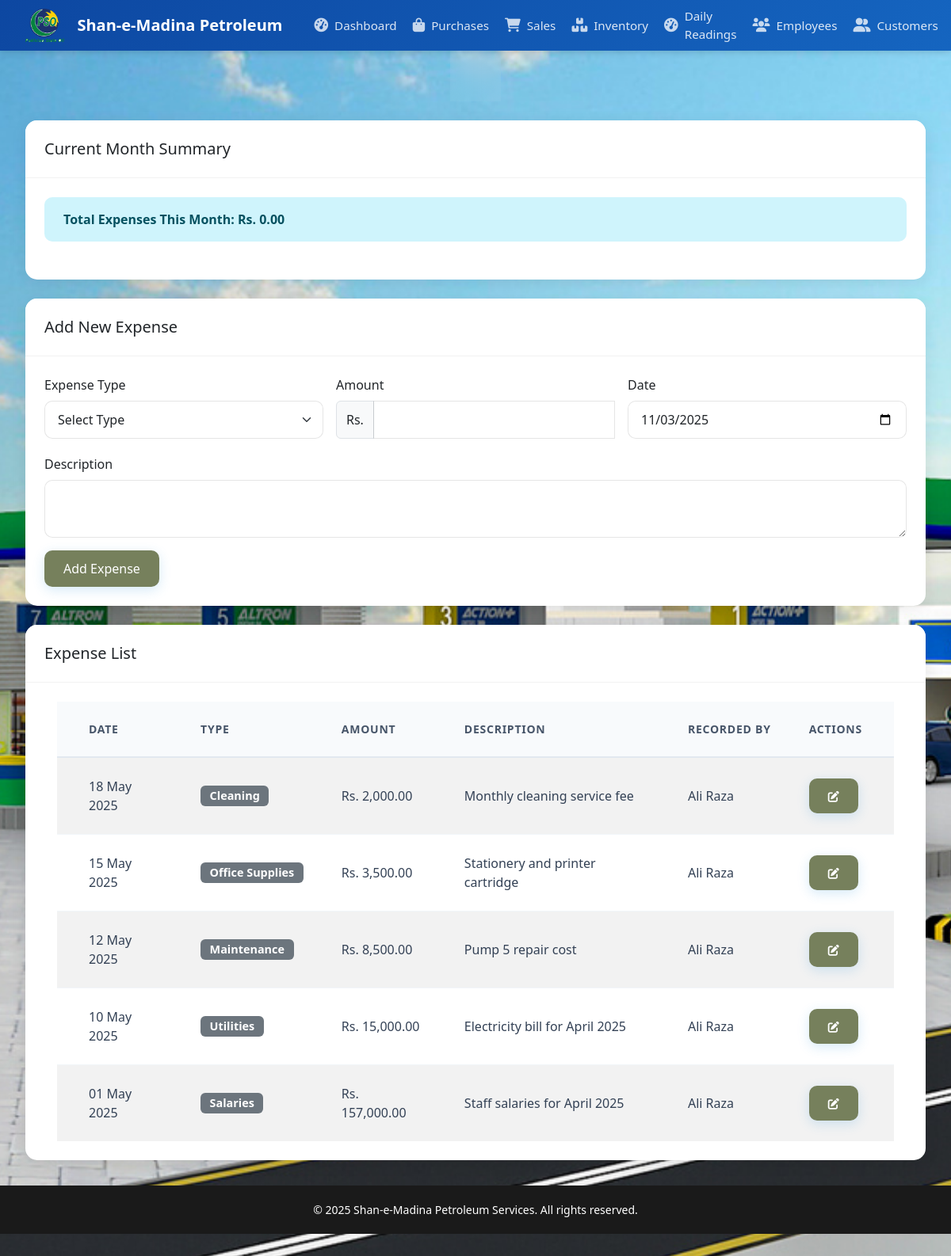
/expenses.php (signed in), run on the app's committed database.
### tables this page shows
CREATE TABLE `expenses` (
  `expense_id` int(11) NOT NULL,
  `expense_type` varchar(50) NOT NULL,
  `amount` decimal(10,2) NOT NULL,
  `description` text DEFAULT NULL,
  `expense_date` date NOT NULL,
  `recorded_by` int(11) NOT NULL
);

CREATE TABLE `attendants` (
  `attendant_id` int(11) NOT NULL,
  `name` varchar(100) NOT NULL,
  `email` varchar(100) DEFAULT NULL,
  `phone` varchar(20) NOT NULL,
  `address` text DEFAULT NULL,
  `salary` decimal(10,2) NOT NULL,
  `joining_date` date NOT NULL,
  `assigned_pump` int(11) DEFAULT NULL,
  `status` enum('active','inactive') DEFAULT 'active'
);

### config.php (called while the page is built, shortened)
<?php
try {
    $conn = new mysqli(DB_HOST, DB_USER, DB_PASS, DB_NAME);
} catch (Exception $e) {
    error_log("Database Connection Error: " . $e->getMessage());
    die("Sorry, there was a problem connecting to the database. Please try again later.");
}
function prepare_query($sql, $params = []) {
    global $conn;
    $stmt = $conn->prepare($sql);
    if ($stmt && !empty($params)) {
        $types = str_repeat('s', count($params));
        $stmt->bind_param($types, ...$params);
    }
    return $stmt;
}

### expenses.php (the view, shortened to what this page needs)
<?php
require_once 'config.php';
$page = isset($_GET['page']) ? (int)$_GET['page'] : 1;
$limit = 10;
$offset = ($page - 1) * $limit;
$expenses_query = "
    SELECT e.*, a.name as recorded_by_name
    FROM expenses e
    LEFT JOIN attendants a ON e.recorded_by = a.attendant_id
    ORDER BY e.expense_date DESC, e.expense_id DESC
    LIMIT ? OFFSET ?";
$stmt = prepare_query($expenses_query, [$limit, $offset]);
$stmt->execute();
$expenses_result = $stmt->get_result();
require_once 'includes/header.php';
?>
<div class="container mt-4">
    <div class="card mb-4">
        <div class="card-header">
            <h5 class="mb-0">Current Month Summary</h5>
        </div>
        <div class="card-body">
            <div class="row">
                <?php
                $total_month_expense = 0;
                ?>
                <div class="col-12">
                    <div class="alert alert-info">
                        <strong>Total Expenses This Month: Rs. <?php echo number_format($total_month_expense, 2); ?></strong>
                    </div>
                </div>
            </div>
        </div>
    </div>
    <div class="card mb-4">
        <div class="card-header">
            <h5 class="mb-0">Add New Expense</h5>
        </div>
        <div class="card-body">
            <form method="POST" action="" class="row g-3">
                <div class="col-md-4">
                    <label for="expense_type" class="form-label">Expense Type</label>
                    <select class="form-select" id="expense_type" name="expense_type" required>
                        <option value="">Select Type</option>
                    </select>
                </div>
                <div class="col-md-4">
                    <label for="amount" class="form-label">Amount</label>
                    <div class="input-group">
                        <span class="input-group-text">Rs.</span>
                        <input type="number" step="0.01" class="form-control" id="amount" name="amount" required>
                    </div>
                </div>
                <div class="col-md-4">
                    <label for="expense_date" class="form-label">Date</label>
                    <input type="date" class="form-control" id="expense_date" name="expense_date"
                           value="<?php echo date('Y-m-d'); ?>" required>
                </div>
                <div class="col-12">
                    <label for="description" class="form-label">Description</label>
                    <textarea class="form-control" id="description" name="description" rows="2"></textarea>
                </div>
                <div class="col-12">
                    <button type="submit" class="btn btn-primary">Add Expense</button>
                </div>
            </form>
        </div>
    </div>
    <div class="card">
        <div class="card-header">
            <h5 class="mb-0">Expense List</h5>
        </div>
        <div class="card-body">
            <div class="table-responsive">
                <table class="table table-striped">
                    <thead>
                        <tr>
                            <th>Date</th>
                            <th>Type</th>
                            <th>Amount</th>
                            <th>Description</th>
                            <th>Recorded By</th>
                            <th>Actions</th>
                        </tr>
                    </thead>
                    <tbody>
                        <?php while ($expense = $expenses_result->fetch_assoc()): ?>
                            <tr>
                                <td><?php echo date('d M Y', strtotime($expense['expense_date'])); ?></td>
                                <td>
                                    <span class="badge bg-secondary expense-type-badge">
                                        <?php echo htmlspecialchars($expense['expense_type'] ?? ''); ?>
                                    </span>
                                </td>
                                <td class="amount-text">
                                    Rs. <?php echo number_format($expense['amount'], 2); ?>
                                </td>
                                <td><?php echo htmlspecialchars($expense['description'] ?? 'N/A'); ?></td>
                                <td><?php echo htmlspecialchars($expense['recorded_by_name'] ?? 'Unknown'); ?></td>
                                <td>
                                    <?php if ($expense['recorded_by'] == $_SESSION['user_id']): ?>
                                        <button type="button" class="btn btn-sm btn-primary" data-bs-toggle="modal"
                                                data-bs-target="#editModal<?php echo $expense['expense_id']; ?>"
                                                title="Edit Expense">
                                            <i class="fas fa-edit"></i>
                                        </button>
                                    <?php endif; ?>
                                </td>
                            </tr>
                        <?php endwhile; ?>
                    </tbody>
                </table>
            </div>
        </div>
    </div>
</div>
<?php require_once 'includes/footer.php'; ?>
</body>
</html>

### styles.css (style rules this page uses)
:root { --primary-color: #356ca2; --secondary-color: #1c2024; --accent-color: #76805c; --success-color: #232724; --warning-color: #4d4730; --danger-color: #e74c3c; --light-bg: #8d583b; --dark-bg: #343a40; }
body { background: url('pso.jpg') center/cover no-repeat fixed; background-color: #f5f5f5; min-height: 100vh; width: 100%; font-family: 'Segoe UI', Tahoma, Geneva, Verdana, sans-serif; position: relative; display: flex; align-items: center; justify-content: center; padding: 2rem 0; overflow-x: hidden; }
html { height: 100%; }
.card { border: none; border-radius: 15px; box-shadow: 0 4px 20px rgba(0,0,0,0.08); margin-bottom: 2rem; transition: transform 0.3s ease; }
.card-header { background: white; border-bottom: 1px solid rgba(0,0,0,0.05); border-radius: 15px 15px 0 0 !important; padding: 1.5rem; }
.card-body { padding: 1.5rem; }
.table { margin: 0; }
.table th { border-top: none; color: var(--secondary-color); font-weight: 600; text-transform: uppercase; font-size: 0.8rem; letter-spacing: 0.5px; padding: 1.2rem; }
.table td { padding: 1.2rem; vertical-align: middle; color: var(--secondary-color); }
.form-control, .form-select { border-radius: 10px; padding: 0.7rem 1rem; border: 1px solid rgba(0,0,0,0.1); transition: all 0.3s ease; }
.btn { border-radius: 10px; padding: 0.7rem 1.5rem; transition: all 0.3s ease; }
.btn-primary { background: var(--accent-color); border: none; box-shadow: 0 4px 15px rgba(52, 152, 219, 0.2); }
.alert { border-radius: 10px; padding: 1rem 1.5rem; border: none; margin-bottom: 1.5rem; }

### includes/header.php (style rules this page uses)
:root { --primary-gradient: linear-gradient(135deg, #1e40af 0%, #3b82f6 100%); --secondary-gradient: linear-gradient(135deg, #059669 0%, #10b981 100%); --card-bg: rgba(255, 255, 255, 0.98); --card-shadow: 0 8px 24px rgba(0, 0, 0, 0.12); --hover-transform: translateY(-4px); }
body { padding-top: 64px; background: url('Images/pso.jpg') no-repeat center center fixed; background-size: cover; min-height: 100vh; position: relative; display: flex; flex-direction: column; color: #1e293b; }
.container { max-width: 1800px; width: 100%; padding: 0 2rem; }
.table-responsive { margin: 0; padding: 0 1rem; overflow-x: auto; }
.table { margin: 0; border-collapse: separate; border-spacing: 0; width: 100%; min-width: 1000px; }
.table th { background: #f8fafc; color: #475569; font-weight: 600; text-transform: uppercase; font-size: 0.875rem; letter-spacing: 0.75px; padding: 1.5rem; border-bottom: 2px solid #e2e8f0; white-space: nowrap; }
.table td { padding: 1.5rem; vertical-align: middle; color: #334155; border-bottom: 1px solid #f1f5f9; font-size: 1rem; }
.table th:first-child, .table td:first-child { padding-left: 2.5rem; }
.table th:last-child, .table td:last-child { padding-right: 2.5rem; }
.table tbody tr { transition: all 0.2s ease; }
.table tbody tr:last-child td { border-bottom: none; }
@media (max-width: 1600px) { .container { max-width: 1400px; } }

### expenses.php (style rules this page uses)
.table tbody tr { transition: all 0.2s ease; }
.expense-type-badge { font-size: 0.9rem; padding: 0.4em 0.8em; }
.amount-text { font-weight: 500; color: #2563eb; }

### data on the page
expenses: expense_date "18 May 2025", expense_type "Cleaning", amount "2,000.00", description "Monthly cleaning service fee", attendants.name "Ali Raza"
expenses: expense_date "15 May 2025", expense_type "Office Supplies", amount "3,500.00", description "Stationery and printer cartridge", attendants.name "Ali Raza"
expenses: expense_date "12 May 2025", expense_type "Maintenance", amount "8,500.00", description "Pump 5 repair cost", attendants.name "Ali Raza"
expenses: expense_date "10 May 2025", expense_type "Utilities", amount "15,000.00", description "Electricity bill for April 2025", attendants.name "Ali Raza"
expenses: expense_date "01 May 2025", expense_type "Salaries", amount "157,000.00", description "Staff salaries for April 2025", attendants.name "Ali Raza"

### other printed values
$total_month_expense "0.00"
